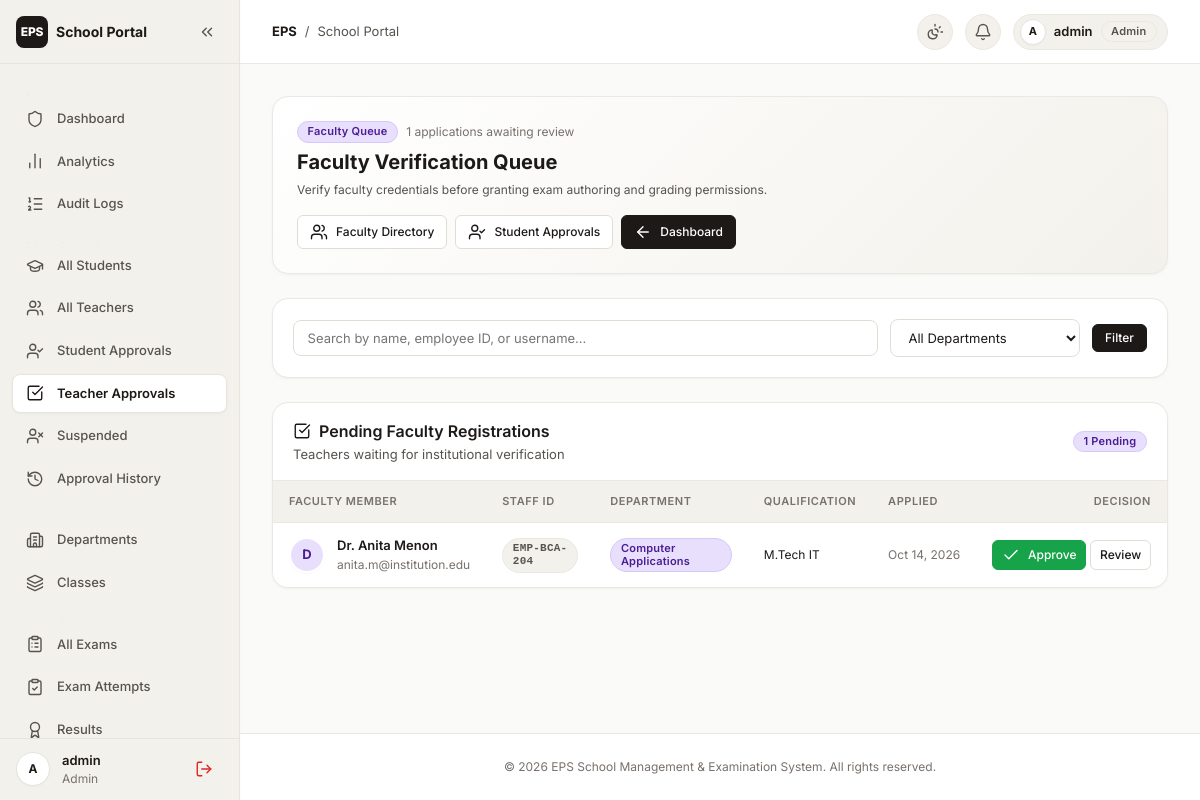
/accounts/admin/teacher-approvals/ (signed in), run on an earlier commit of the app's database.
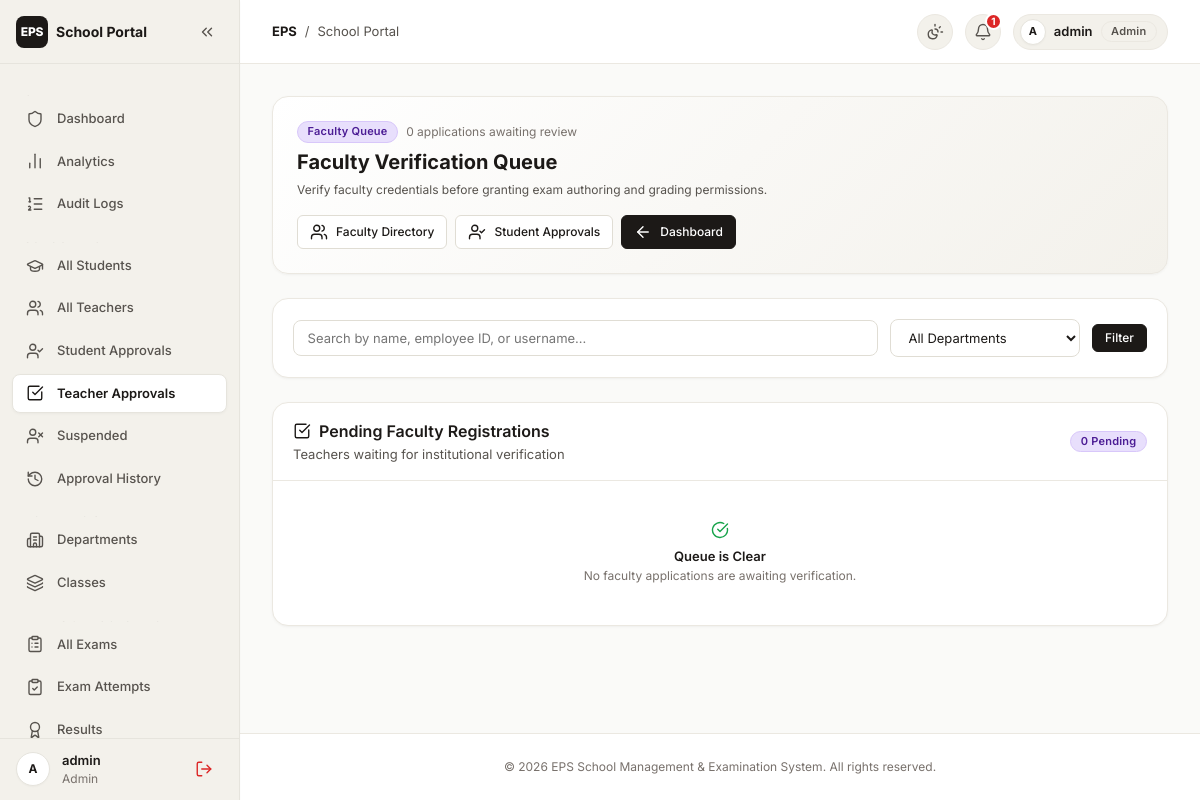
And on a later commit of the database.
### accounts/models.py (models this page shows, shortened)
class TeacherProfile(models.Model):
    VERIFICATION_STATUS = (
        ('pending', 'Pending'),
        ('approved', 'Approved'),
        ('rejected', 'Rejected'),
        ('suspended', 'Suspended'),
    )
    user = models.OneToOneField(
        User,
        on_delete=models.CASCADE,
        related_name='teacher_profile'
    )
    employee_id = models.CharField(max_length=50)
    department = models.CharField(max_length=100)
    qualification = models.CharField(max_length=150)
    institution = models.CharField(max_length=150, blank=True, default='')
    verification_status = models.CharField(
        max_length=15,
        choices=VERIFICATION_STATUS,
        default='pending'
    )
    reviewed_by = models.ForeignKey(
        User,
        null=True,
        blank=True,
        on_delete=models.SET_NULL,
        related_name='reviewed_teachers'
    )
    reviewed_at = models.DateTimeField(null=True, blank=True)
    rejection_reason = models.TextField(blank=True, default='')
    assigned_classes = models.ManyToManyField(
        ClassGroup,
        blank=True,
        related_name='assigned_teachers'
    )

class User(AbstractUser):
    ROLE_CHOICES = (
        ('admin', 'Administrator'),
        ('teacher', 'Teacher'),
        ('student', 'Student'),
    )
    role = models.CharField(
        max_length=10,
        choices=ROLE_CHOICES,
        default='student'
    )

### accounts/views.py (the view)
# urls.py: path('admin/teacher-approvals/', views.admin_teacher_approvals, name='admin_teacher_approvals'),
@admin_required
def admin_teacher_approvals(request):
    pending_teachers = TeacherProfile.objects.filter(verification_status='pending').select_related('user')
    q = request.GET.get('q', '').strip()
    dept = request.GET.get('department', '').strip()
    if q:
        pending_teachers = pending_teachers.filter(
            Q(user__first_name__icontains=q) |
            Q(user__username__icontains=q) |
            Q(employee_id__icontains=q)
        )
    if dept:
        pending_teachers = pending_teachers.filter(department__iexact=dept)
    departments_list = Department.objects.values_list('name', flat=True).distinct()
    return render(request, 'accounts/admin_teacher_approvals.html', {
        'pending_teachers': pending_teachers,
        'q': q,
        'dept': dept,
        'departments_list': departments_list,
        'total_pending': pending_teachers.count(),
    })

### accounts/context_processors.py (called while the page is built)
def notifications_context(request):
    if request.user.is_authenticated:
        try:
            return {
                'unread_notification_count': request.user.notifications.filter(is_read=False).count()
            }
        except Exception:
            return {'unread_notification_count': 0}
    return {'unread_notification_count': 0}

### templates/accounts/admin_teacher_approvals.html (shortened to what the changed rows need)
{% extends 'base.html' %}
{% block content %}
<div style="max-width: 1400px; margin: 0 auto; display: flex; flex-direction: column; gap: var(--space-6);">
    <div class="card" style="padding: var(--space-6); background: linear-gradient(135deg, #FFFFFF 0%, var(--bg-subtle) 100%);">
        <div style="display: flex; justify-content: space-between; align-items: center; gap: var(--space-4); flex-wrap: wrap;">
            <div>
                <div style="display: flex; align-items: center; gap: var(--space-2); margin-bottom: var(--space-1);">
                    <span class="badge badge--teacher">Faculty Queue</span>
                    <span style="font-size: var(--font-size-xs); color: var(--text-muted);">{{ total_pending }} applications awaiting review</span>
                </div>
                <h1 style="font-size: var(--font-size-xl); font-weight: 700; color: var(--text-primary); margin: 0;">
                    Faculty Verification Queue
                </h1>
            </div>
        </div>
    </div>
    <div class="card" style="padding: 0; overflow: hidden;">
        <div class="card__header" style="padding: var(--space-4) var(--space-5); margin: 0; border-bottom: 1px solid var(--border-subtle);">
            <div>
                <h2 class="card__title">
                    <i data-lucide="check-square" class="lucide-icon"></i>
                    <span>Pending Faculty Registrations</span>
                </h2>
                <p class="card__description">Teachers waiting for institutional verification</p>
            </div>
            <span class="badge badge--teacher">{{ total_pending }} Pending</span>
        </div>
        {% if pending_teachers %}
            <div class="table-container" style="border: none; border-radius: 0; box-shadow: none;">
                <table class="school-table">
                    <thead>
                        <tr>
                            <th>Faculty Member</th>
                            <th>Staff ID</th>
                            <th>Department</th>
                            <th>Qualification</th>
                            <th>Applied</th>
                            <th style="text-align: right;">Decision</th>
                        </tr>
                    </thead>
                    <tbody>
                        {% for teacher in pending_teachers %}
                            <tr>
                                <td>
                                    <div style="display: flex; align-items: center; gap: var(--space-3);">
                                        <div class="profile-card__avatar profile-card__avatar--teacher" style="width: 36px; height: 36px; font-size: 13px;">
                                            {{ teacher.user.first_name|default:teacher.user.username|slice:":1"|upper }}
                                        </div>
                                        <div>
                                            <a href="{% url 'admin_teacher_detail' teacher.id %}" style="font-weight: 600; color: var(--text-primary);">
                                                {{ teacher.user.first_name|default:teacher.user.username }} {{ teacher.user.last_name }}
                                            </a>
                                            <div style="font-size: var(--font-size-xs); color: var(--text-muted);">{{ teacher.user.email }}</div>
                                        </div>
                                    </div>
                                </td>
                                <td>
                                    <span class="badge badge--neutral" style="font-family: var(--font-mono); font-weight: 600;">{{ teacher.employee_id }}</span>
                                </td>
                                <td>
                                    <span class="badge badge--teacher">{{ teacher.department }}</span>
                                </td>
                                <td style="font-size: var(--font-size-xs);">{{ teacher.qualification|default:"—" }}</td>
                                <td style="font-size: var(--font-size-xs); color: var(--text-muted); white-space: nowrap;">
                                    {{ teacher.user.date_joined|date:"M d, Y" }}
                                </td>
                                <td style="text-align: right;">
                                    <div style="display: inline-flex; gap: var(--space-1); justify-content: flex-end;">
                                        <form method="POST" action="{% url 'review_teacher' teacher.id %}" style="display: inline;">
                                            <button type="submit" class="btn btn-approve btn-xs">
                                                <i data-lucide="check" class="lucide-icon icon-xs"></i>
                                                <span>Approve</span>
                                            </button>
                                        </form>
                                        <a href="{% url 'admin_teacher_detail' teacher.id %}" class="btn btn-secondary btn-xs">
                                            <span>Review</span>
                                        </a>
                                    </div>
                                </td>
                            </tr>
                        {% endfor %}
                    </tbody>
                </table>
            </div>
        {% else %}
            <div style="padding: var(--space-10) var(--space-4); text-align: center; color: var(--text-muted);">
                <i data-lucide="check-circle" class="lucide-icon icon-lg" style="margin-bottom: var(--space-2); color: var(--success);"></i>
                <div style="font-weight: 600; color: var(--text-primary); font-size: var(--font-size-sm);">Queue is Clear</div>
                <p style="font-size: var(--font-size-xs); margin: 0;">No faculty applications are awaiting verification.</p>
            </div>
        {% endif %}
    </div>
</div>
{% endblock %}

### templates/base.html (shortened to what the changed rows need)
{% load static %}
<!DOCTYPE html>
<html lang="en" data-theme="light">
<head>
    <link rel="stylesheet" href="{% static 'css/design-tokens.css' %}">
    <link rel="stylesheet" href="{% static 'css/bento.css' %}">
    <link rel="stylesheet" href="{% static 'css/styles.css' %}">
</head>
<body>
    {% if request.user.is_authenticated %}
        <div class="app-shell">
            <div class="app-main">
                <header class="app-header">
                    <div class="app-header__right">
                        <a href="{% url 'notifications_list' %}" class="notification-bell-btn" title="Notifications" aria-label="Notifications">
                            <i data-lucide="bell" class="lucide-icon"></i>
                            {% if unread_notification_count and unread_notification_count > 0 %}
                                <span class="notification-pill-badge">{{ unread_notification_count }}</span>
                            {% endif %}
                        </a>
                    </div>
                </header>
    {% endif %}
    <main class="app-content" {% if not request.user.is_authenticated %}style="padding-top: var(--space-8);"{% endif %}>
        {% block content %}{% endblock %}
    </main>
    {% if request.user.is_authenticated %}
            </div>
        </div>
    {% endif %}
</body>
</html>

What changed in the data, as far as the page shows it:
no longer on this page (row edited): TeacherProfile: user.first_name "D", user.first_name "Dr. Anita", user.last_name "Menon", user.email "anita.m@institution.edu", employee_id "EMP-BCA-204", department "Computer Applications", qualification "M.Tech IT", user.date_joined "Oct 14, 2026"
Also different on the page:
{{ unread_notification_count }}: (not shown) → "1"
{{ total_pending }}: "1" → "0"
text no longer shown: "FACULTY MEMBER STAFF ID DEPARTMENT QUALIFICATION APPLIED DECISION"
text now shown: "Queue is Clear No faculty applications are awaiting verification."
